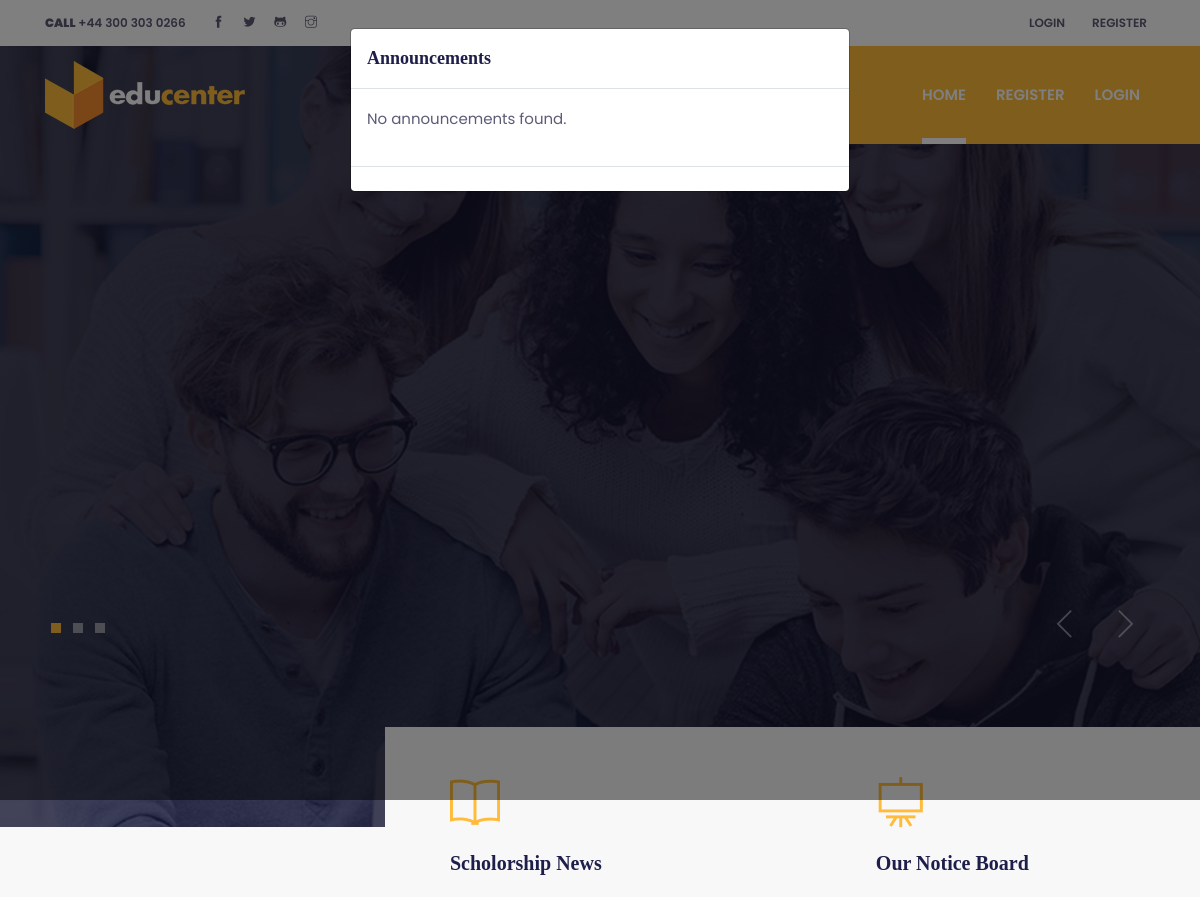
Before: / (upper part) with the older database file.
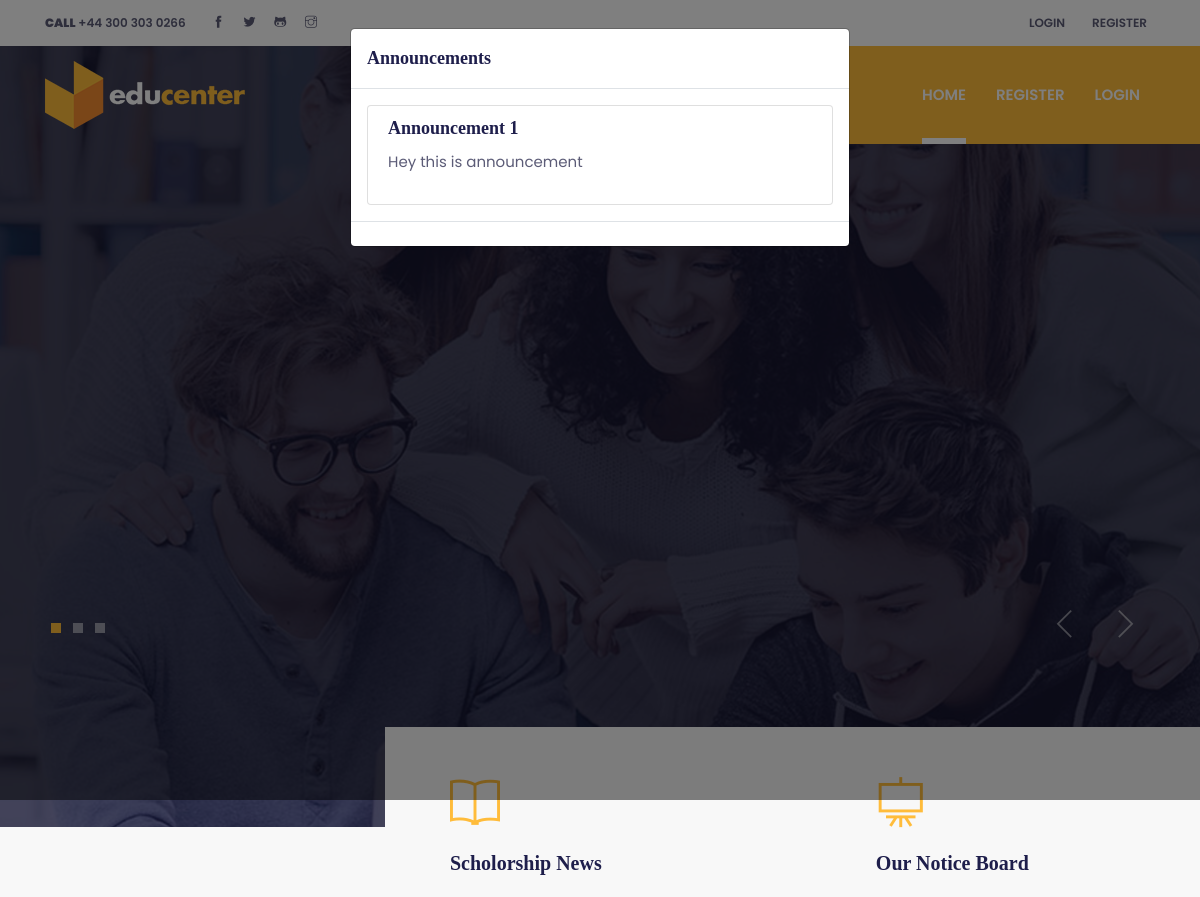
After: the same page with the newer database file.
### tables this page shows
CREATE TABLE `announcements` (
  `id` int(50) NOT NULL,
  `message` varchar(255) NOT NULL,
  `deadline` varchar(255) NOT NULL,
  `created_at` varchar(255) NOT NULL DEFAULT current_timestamp(),
  `title` varchar(255) NOT NULL,
  `status` varchar(255) NOT NULL DEFAULT 'pending'
);

### index.php (the view, shortened to what this page needs)
<?php include './includes/header.php'; ?>
<?php include './db.php'; ?>
<?php
$current_date = date('Y-m-d H:i:s');
$sql = $conn->query("SELECT * FROM `announcements` WHERE `deadline` > '$current_date' AND `status` = 'active' ORDER BY `created_at` DESC");
$announcements = [];
while ($row = $sql->fetch_assoc()) {
    $announcements[] = $row;
}
?>
<section class="hero-section overlay bg-cover" data-background="images/banner/banner-1.jpg">
  <div class="container">
    <div class="hero-slider">
      <div class="hero-slider-item">
        <div class="row">
          <div class="col-md-8">
          </div>
        </div>
      </div>
    </div>
  </div>
</section>
<section class="bg-gray overflow-md-hidden">
  <div class="container-fluid p-0">
    <div class="row no-gutters">
      <div class="col-xl-8 col-lg-7">
        <div class="row feature-blocks bg-gray justify-content-between">
          <div class="col-sm-6 col-xl-5 mb-xl-5 mb-lg-3 mb-4 text-center text-sm-left">
            <i class="ti-book mb-xl-4 mb-lg-3 mb-4 feature-icon"></i>
            <h3 class="mb-xl-4 mb-lg-3 mb-4">Scholorship News</h3>
          </div>
          <div class="col-sm-6 col-xl-5 mb-xl-5 mb-lg-3 mb-4 text-center text-sm-left">
            <i class="ti-blackboard mb-xl-4 mb-lg-3 mb-4 feature-icon"></i>
            <h3 class="mb-xl-4 mb-lg-3 mb-4">Our Notice Board</h3>
          </div>
        </div>
      </div>
    </div>
  </div>
</section>
<section class="section pt-0">
  <div class="container">
    <div class="row justify-content-center">
<div class="modal fade" id="announcementsModal" tabindex="-1" role="dialog" aria-labelledby="announcementsModalLabel" aria-hidden="true">
  <div class="modal-dialog" role="document">
    <div class="modal-content">
      <div class="modal-header">
        <h5 class="modal-title" id="announcementsModalLabel">Announcements</h5>
      </div>
      <div class="modal-body">
        <?php if (count($announcements) > 0): ?>
          <ul class="list-group">
            <?php foreach ($announcements as $announcement): ?>
              <li class="list-group-item">
                <h5><?php echo htmlspecialchars($announcement['title'], ENT_QUOTES, 'UTF-8'); ?></h5>
                <p><?php echo htmlspecialchars($announcement['message'], ENT_QUOTES, 'UTF-8'); ?></p>
              </li>
            <?php endforeach; ?>
          </ul>
        <?php else: ?>
          <p>No announcements found.</p>
        <?php endif; ?>
      </div>
      <div class="modal-footer">
      </div>
    </div>
  </div>
</div>
</div>
  </div>
</section>
<?php include './includes/footer.php'; ?>

### includes/header.php (shortened to what this page needs)
<!DOCTYPE html>
<html lang="en">
<head>
  <link rel="stylesheet" href="plugins/bootstrap/bootstrap.min.css">
  <link rel="stylesheet" href="plugins/slick/slick.css">
  <link rel="stylesheet" href="plugins/themify-icons/themify-icons.css">
  <link rel="stylesheet" href="plugins/animate/animate.css">
  <link rel="stylesheet" href="plugins/aos/aos.css">
  <link rel="stylesheet" href="plugins/venobox/venobox.css">
  <link href="css/style.css" rel="stylesheet">
</head>
<body>
<header class="fixed-top header">
  <div class="top-header py-2 bg-white">
    <div class="container">
      <div class="row no-gutters">
        <div class="col-lg-4 text-center text-lg-left">
          <a class="text-color mr-3" href="tel:+443003030266"><strong>CALL</strong> +44 300 303 0266</a>
          <ul class="list-inline d-inline">
            <li class="list-inline-item mx-0"><a class="d-inline-block p-2 text-color" href="https://facebook.com/themefisher/"><i class="ti-facebook"></i></a></li>
            <li class="list-inline-item mx-0"><a class="d-inline-block p-2 text-color" href="https://twitter.com/themefisher"><i class="ti-twitter-alt"></i></a></li>
            <li class="list-inline-item mx-0"><a class="d-inline-block p-2 text-color" href="https://github.com/themefisher"><i class="ti-github"></i></a></li>
            <li class="list-inline-item mx-0"><a class="d-inline-block p-2 text-color" href="https://instagram.com/themefisher/"><i class="ti-instagram"></i></a></li>
          </ul>
        </div>
        <div class="col-lg-8 text-center text-lg-right">
          <ul class="list-inline">
            <li class="list-inline-item"><a class="text-uppercase text-color p-sm-2 py-2 px-0 d-inline-block" href="./login.php" >login</a></li>
            <li class="list-inline-item"><a class="text-uppercase text-color p-sm-2 py-2 px-0 d-inline-block" href="./register.php" >register</a></li>
          </ul>
        </div>
      </div>
    </div>
  </div>
  <div class="navigation w-100">
    <div class="container">
      <nav class="navbar navbar-expand-lg navbar-dark p-0">
        <a class="navbar-brand" href="index.php"><img src="images/logo.png" alt="logo"></a>
        <div class="collapse navbar-collapse" id="navigation">
          <ul class="navbar-nav ml-auto text-center">
            <li class="nav-item <?php echo basename($_SERVER['PHP_SELF']) == 'index.php'? 'active': ''; ?>">
              <a class="nav-link" href="index.php">Home</a>
            </li>
            <li class="nav-item <?php echo basename($_SERVER['PHP_SELF']) == 'register.php'? 'active': ''; ?>">
              <a class="nav-link" href="./register.php">Register</a>
            </li>
            <li class="nav-item <?php echo basename($_SERVER['PHP_SELF']) == 'login.php'? 'active': ''; ?>">
              <a class="nav-link" href="./login.php">Login</a>
            </li>
          </ul>
        </div>
      </nav>
    </div>
  </div>
</header>

### includes/footer.php (shortened to what this page needs)
</body>
</html>

### css/style.css (style rules this page uses)
body { line-height: 1.2; font-family: "Poppins", sans-serif; -webkit-font-smoothing: antialiased; font-size: 15px; color: #5c5c77; }
p, .paragraph { font-weight: 400; color: #5c5c77; font-size: 15px; line-height: 1.9; font-family: "Poppins", sans-serif; }
h1, h2, h3, h4, h5, h6 { color: #1e1e4b; font-family: "futura-bold"; font-weight: 700; line-height: 1.2; }
h3, .h3 { font-size: 25px; }
h5, .h5 { font-size: 18px; }
body { background-color: #fff; overflow-x: hidden; }
ol, ul { list-style-type: none; margin: 0px; }
img { vertical-align: middle; border: 0; }
a, a:hover, a:focus { text-decoration: none; }
a, button, select { cursor: pointer; transition: 0.2s ease; }
.slick-slide { outline: 0; }
.section { padding-top: 90px; padding-bottom: 90px; }
.bg-cover { background-size: cover; background-position: center center; background-repeat: no-repeat; }
.overlay { position: relative; }
.overlay::before { position: absolute; content: ""; height: 100%; width: 100%; top: 0; left: 0; background: #1a1a37; opacity: 0.8; }
.bg-gray { background: #f8f8f8; }
.text-color { color: #5c5c77; }
.top-header { font-size: 12px; transition: transform 0.2s ease; transform-origin: top; font-weight: 600; }
.navigation { background: linear-gradient(to right, transparent 50%, #ffbc3b 50%); transition: 0.2s ease; }
.navbar-nav { padding-left: 50px; background: #ffbc3b; }
.nav-item { margin: 0 15px; position: relative; }
.nav-item .nav-link { text-transform: uppercase; font-weight: 600; }
.nav-item::before { position: absolute; left: 0; bottom: 0; height: 6px; width: 100%; content: ""; background: #fff; transform: scaleY(0); transform-origin: top; transition: transform 0.3s ease; pointer-events: none; }
.nav-item:hover::before, .nav-item.active::before { transform: scaleY(1); transform-origin: bottom; }
.navbar-dark .navbar-nav .nav-link { color: #fff; }
.navbar-dark .navbar-nav .active > .nav-link, .navbar-dark .navbar-nav .nav-link.active, .navbar-dark .navbar-nav .nav-link.show, .navbar-dark .navbar-nav .show > .nav-link { color: #fff; }
.navbar-expand-lg .navbar-nav .nav-link { padding: 40px 0px; }
.hero-section { padding: 250px 0 290px; }
.feature-icon { font-size: 50px; color: #ffbc3b; display: inline-block; }
.feature-blocks { margin-top: -100px; padding-left: 70px; padding-top: 80px; padding-right: 30%; }
@media (max-width: 1400px) { .feature-blocks { padding-right: 10%; } }
@media (max-width: 1200px) { .feature-blocks { padding-right: 50px; padding-left: 50px; padding-top: 50px; } }
@media (max-width: 1200px) { .feature-blocks h3 { font-size: 20px; } }

Changed rows visible on the page:
added announcements: title "Announcement 1", message "Hey this is announcement"
Other visible differences:
text no longer shown: "No announcements found."
